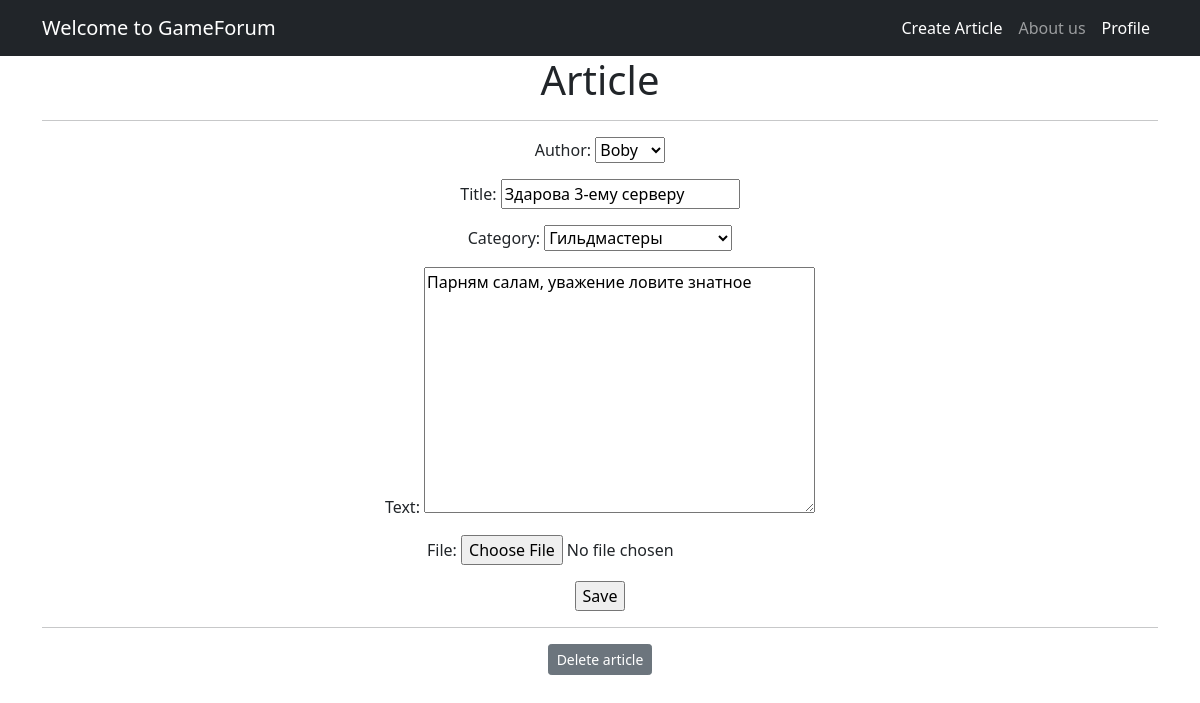
Page /articles/3/edit/ (signed in) on the committed database.
### articles/models.py (models this page shows, shortened)
class Article(models.Model):
    CATEGORY_CHOICES = (
        ('tanks', 'Танки'),
        ('healers', 'Хилы'),
        ('damagedealers', 'ДД'),
        ('merchants', 'Торговцы'),
        ('guildmasters', 'Гильдмастеры'),
        ('questgivers', 'Квестгиверы'),
        ('blacksmiths', 'Кузнецы'),
        ('leatherworkers', 'Кожевники'),
        ('potionmasters', 'Зельевары'),
        ('spellmasters', 'Мастера заклинаний'),
    )
    author = models.ForeignKey(User, null=True, on_delete=models.SET_NULL)
    title = models.CharField(max_length=128)
    text = models.TextField()
    dateCreation = models.DateTimeField(auto_now_add=True)
    category = models.CharField(max_length=32, choices=CATEGORY_CHOICES, default='tanks')
    file = models.FileField(upload_to='uploads/', blank=True)

### articles/views.py (the view)
# urls.py: path('<int:pk>/edit/', ArticleEdit.as_view(), name='article_edit'),
class ArticleEdit(PermissionRequiredMixin, UpdateView):
    permission_required = ('articles.change_article')
    form_class = ArticleForm
    model = Article
    template_name = 'article_edit.html'

### articles/forms.py
class ArticleForm(forms.ModelForm):
    class Meta:
        model = Article
        fields = [
            'author',
            'title',
            'category',
            'text',
            'file',
        ]
        labels = {
            'author': 'Author',
            'title': 'Title',
            'category': 'Category',
            'text': 'Text',
            'file': 'File',
        }

### templates/article_edit.html (shortened to what this page needs)
{% extends 'flatpages/default.html' %}
{% block content %}
<h1>Article</h1>
<hr>
<form action="" method="post">
    {{ form.as_p }}
    <input type="submit" value="Save" />
</form>
<hr>
<form action="" method="post">
    <a href="{% url 'article_delete' article.id %}" class="btn btn-secondary btn-sm">Delete article</a>
</form>
{% endblock content %}

### rows in the picture
Article: author "Boby", title "Здарова 3-ему серверу", category "Гильдмастеры", text "Парням салам, уважение ловите знатное"
